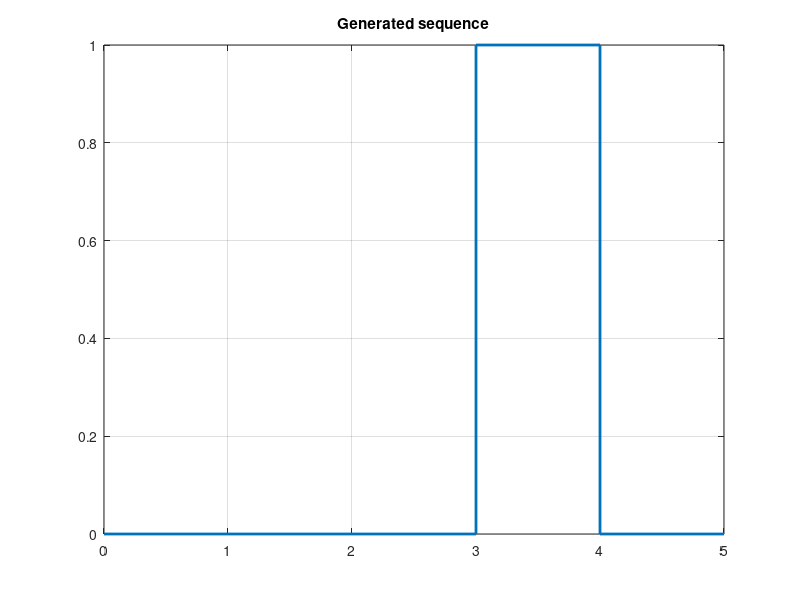

Write the MATLAB code that produced this figure. (Note: this script raises an error after producing the figure.)
clc;

seqLength=input('Enter Length of sequence ');


generatedSeq=randi([0,1],1,seqLength);
disp(generatedSeq);
t = 0:seqLength;
figure;
stairs(t, [generatedSeq generatedSeq(end)]  ,'LineWidth', 2);
title('Generated sequence');
grid on;

[Mod_Unipolar_NRZ, Mod_Unipolar_RZ] = Unipolar(generatedSeq);
[Mod_Polar_NRZ,Mod_Polar_RZ] = Polar(generatedSeq);
[Mod_Bipolar_NRZ,Mod_Bipolar_RZ] = AMI(generatedSeq);
Mod_Manchester_UTD = Manchester(generatedSeq);
Mod_MLT3 = MLT3(generatedSeq);
Plotting(Mod_Unipolar_NRZ, Mod_Polar_NRZ, Mod_Bipolar_NRZ, Mod_MLT3, Mod_Unipolar_RZ, Mod_Polar_RZ, Mod_Bipolar_RZ, Mod_Manchester_UTD);

[PSD_MAG_Unipolar_NRZ,freq_Unipolar_NRZ] = PSD(Mod_Unipolar_NRZ);
[PSD_MAG_Unipolar_RZ,freq_Unipolar_RZ] = PSD(Mod_Unipolar_RZ);
[PSD_MAG_Polar_NRZ,freq_Polar_NRZ] = PSD(Mod_Polar_NRZ);
[PSD_MAG_Polar_RZ,freq_Polar_RZ] = PSD(Mod_Polar_RZ);
[PSD_MAG_Bipolar_NRZ,freq_Bipolar_NRZ]= PSD(Mod_Bipolar_NRZ);
[PSD_MAG_Bipolar_RZ,freq_Bipolar_RZ]= PSD(Mod_Bipolar_RZ);
[PSD_MAG_Manchester,freq_Manchester ]= PSD(Mod_Manchester_UTD);
[PSD_MAG_MLT3,freq_MLT3] = PSD(Mod_MLT3);
all_PSD={PSD_MAG_Unipolar_NRZ,PSD_MAG_Polar_NRZ,PSD_MAG_Bipolar_NRZ,PSD_MAG_MLT3,PSD_MAG_Unipolar_RZ,PSD_MAG_Polar_RZ,PSD_MAG_Bipolar_RZ,PSD_MAG_Manchester};
all_freq={freq_Unipolar_NRZ,freq_Polar_NRZ,freq_Bipolar_NRZ,freq_MLT3,freq_Unipolar_RZ,freq_Polar_RZ,freq_Bipolar_RZ,freq_Manchester};
PlotPSD(all_PSD,all_freq);

